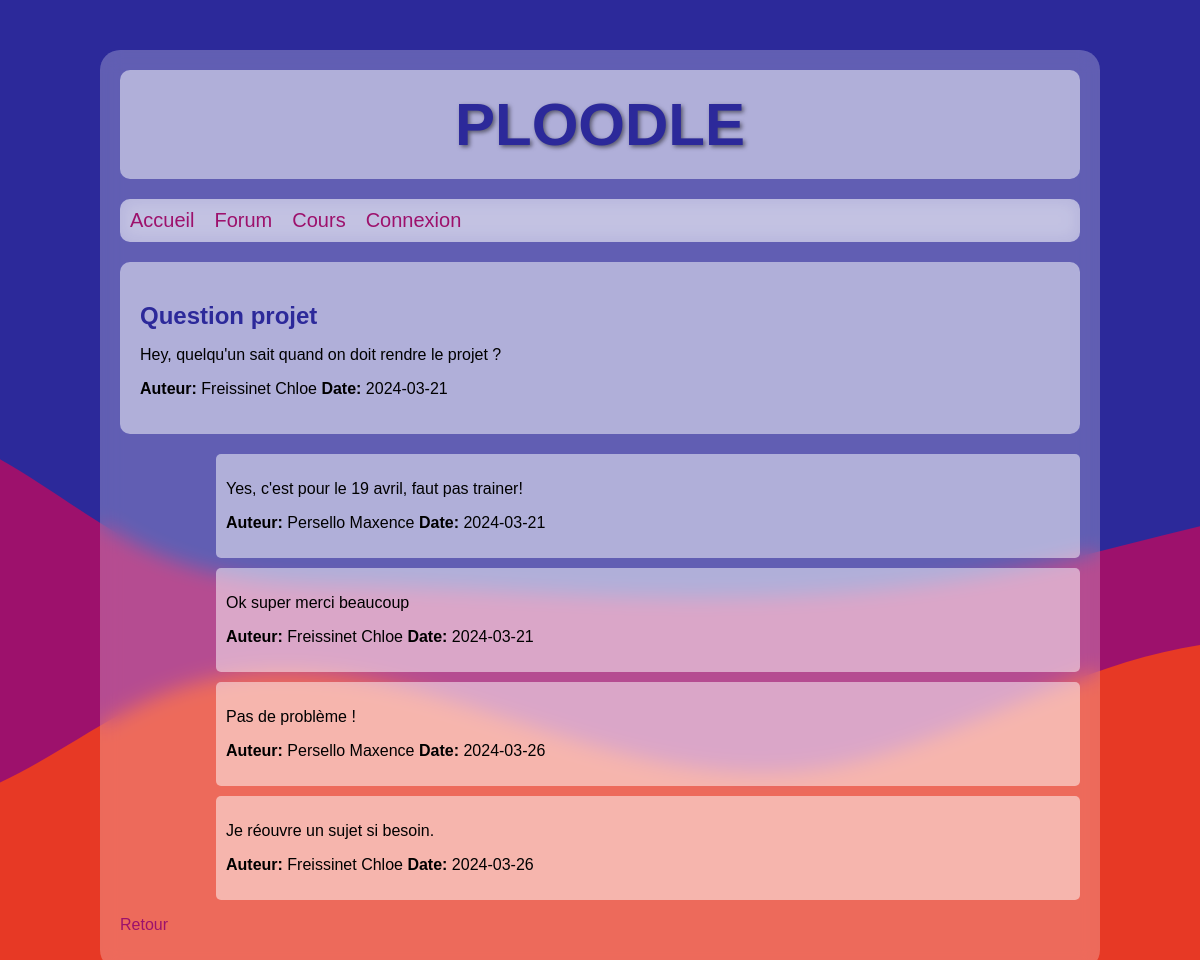
Page /?route=forum&arID=2 on the committed database.
### tables this page shows
CREATE TABLE `article` (
  `arID` int(11) NOT NULL,
  `arTitre` text NOT NULL,
  `arContenu` text NOT NULL,
  `arAuteur` int(11) NOT NULL,
  `arDate` date NOT NULL
);

CREATE TABLE `user` (
  `usID` int(11) NOT NULL,
  `usNom` text NOT NULL,
  `usPrenom` text NOT NULL,
  `usLogin` text NOT NULL,
  `usPass` text NOT NULL,
  `usAdmin` tinyint(1) NOT NULL,
  `usNiveau` int(11) NOT NULL,
  `usFormation` int(11) NOT NULL
);

CREATE TABLE `commentaire` (
  `coID` int(11) NOT NULL,
  `coArticleID` int(11) NOT NULL,
  `coContenu` text NOT NULL,
  `coAuteur` int(11) NOT NULL,
  `coDate` date NOT NULL
);

### models/forumModel.php (called while the page is built, shortened)
<?php
function getArticle($arID): array {
    $db = bdConnect();
    $query = "SELECT arID, arTitre, arContenu, usNom, usPrenom, arDate FROM article, user WHERE arID = :arID AND arAuteur = usID";
    $stmt = $db->prepare($query);
    $stmt->execute(array(':arID' => $arID));
    $article = $stmt->fetch(PDO::FETCH_ASSOC);
    return $article;
}
function getComments($arID): array {
    $db = bdConnect();
    $query = "SELECT * FROM commentaire, user WHERE coArticleID = :arID AND coAuteur = usID ORDER BY (coID)";
    $stmt = $db->prepare($query);
    $stmt->bindParam(':arID', $arID);
    $stmt->execute();
    $commentaire = $stmt->fetchAll(PDO::FETCH_ASSOC);
    return $commentaire;
}

### views/forum_article.php (the view, shortened to what this page needs)
<?php
echo '<section>',
    '<h2>' . $article['arTitre'] . '</h2>',
    '<p>' . $article['arContenu'] . '</p>',
    '<p><strong>Auteur:</strong> ' . $article['usNom'] . ' ' . $article['usPrenom'],
    ' <strong>Date:</strong> ' . $article['arDate'] . '</p>',
'</section>';
if (!empty($comments)) {
    echo '<div class="comments">';
    foreach ($comments as $comment) {
        echo '<section class="comment">',
            '<p>' . $comment['coContenu'] . '</p>',
            '<p><strong>Auteur:</strong> ' . $comment['usNom'] . ' ' . $comment['usPrenom'],
            ' <strong>Date:</strong> ' . $comment['coDate'] . '</p>',
        '</section>';
    }
    echo '</div>';
} else {
    echo '<p>Aucun commentaire pour cet article.</p>';
}

### styles/style2.css (style rules this page uses)
:root { --primary: rgb(44, 41, 154); --secondary: rgba(157, 17, 108, 1); --tertiary: rgba(231, 57, 37, 1); }
body { margin: 0; font-family: Arial, sans-serif; background: url('../img/wave.svg') no-repeat center center fixed; background-size: cover; }
section, .box { margin-bottom: 20px; padding: 20px; background: rgba(255, 255, 255, 0.5); border-radius: 10px; }
h1, h2, h3, h4 { font-weight: bold; color: var(--primary); }
h2 { font-size: 24px; margin-bottom: 15px; }
.comments { margin-top: 20px; width: 90%; margin-left: 10%; }
.comment { background-color: rgba(255, 255, 255, 0.5); padding: 10px; margin-bottom: 10px; border-radius: 5px; }

### rows in the picture
article: arTitre "Question projet", arContenu "Hey, quelqu'un sait quand on doit rendre le projet ?", arAuteur.usNom "Freissinet", arAuteur.usPrenom "Chloe", arDate "2024-03-21"
commentaire: coContenu "Yes, c'est pour le 19 avril, faut pas trainer!", coAuteur.usNom "Persello", coAuteur.usPrenom "Maxence", coDate "2024-03-21"
commentaire: coContenu "Ok super merci beaucoup", coAuteur.usNom "Freissinet", coAuteur.usPrenom "Chloe", coDate "2024-03-21"
commentaire: coContenu "Pas de problème !", coAuteur.usNom "Persello", coAuteur.usPrenom "Maxence", coDate "2024-03-26"
commentaire: coContenu "Je réouvre un sujet si besoin.", coAuteur.usNom "Freissinet", coAuteur.usPrenom "Chloe", coDate "2024-03-26"
